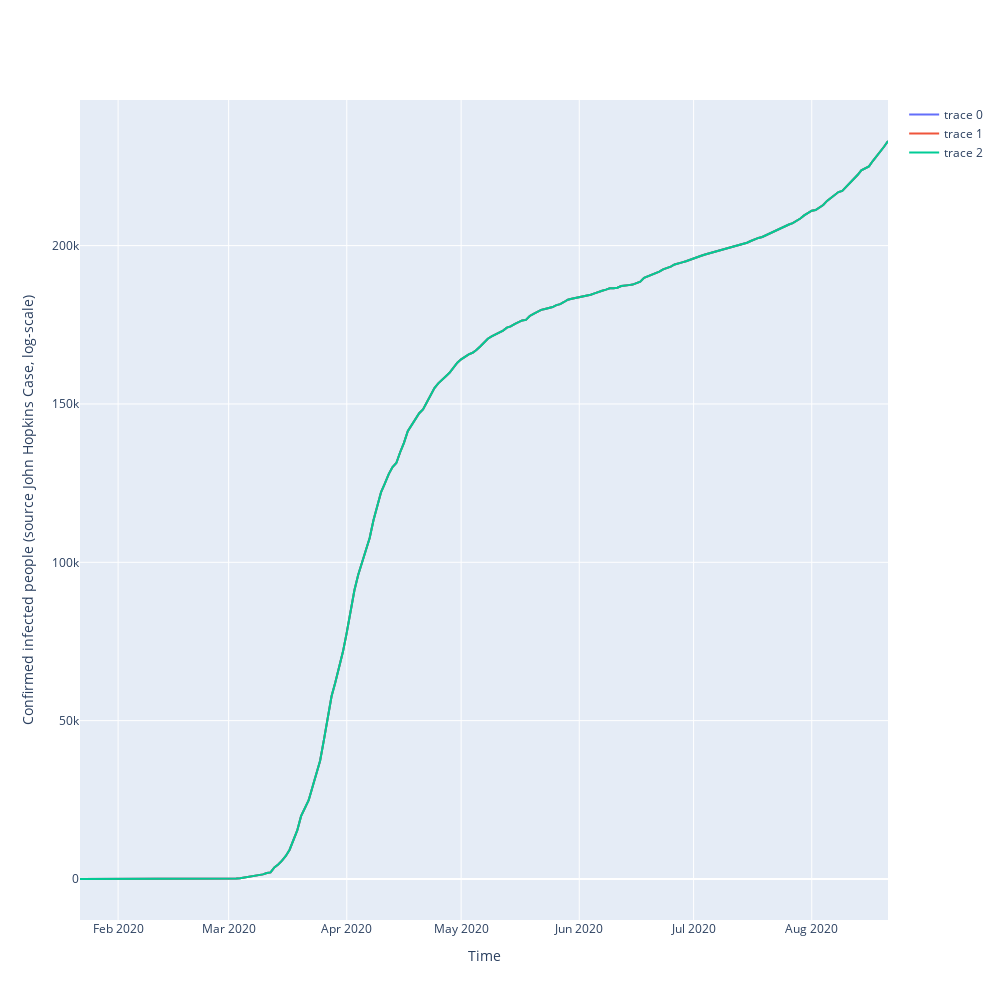

The cell this chart's notebook holds for it:
### Code cell
## defines how to plot the individual trace
fig.add_trace(go.Scatter(x=df_plot.date,
                        y=df_plot['US'],
                        mode=))

## defines the overall layout properties
fig.update_layout(
    width=1000,
    height=800,
    xaxis_title="Time",
    yaxis_title="Confirmed infected people (source John Hopkins Case, log-scale)",
)
fig.update_yaxes(type="log",range=[1.1,5.5])

### Figure 1 — Plotly figure (JSON) as saved in the notebook; plotly's stock layout.template omitted (floating-point values rounded to 4 significant figures; data arrays with more than 128 entries replaced by an {"elided": "..."} marker saying what was removed)
{"data": [{"type": "scatter", "x": {"elided": "213 str values"}, "y": {"elided": "213 int values"}}, {"type": "scatter", "x": {"elided": "213 str values"}, "y": {"elided": "213 int values"}}, {"type": "scatter", "x": {"elided": "213 str values"}, "y": {"elided": "213 int values"}}], "layout": {"height": 1000, "width": 1000, "xaxis": {"title": {"text": "Time"}}, "yaxis": {"title": {"text": "Confirmed infected people (source John Hopkins Case, log-scale)"}}}}
